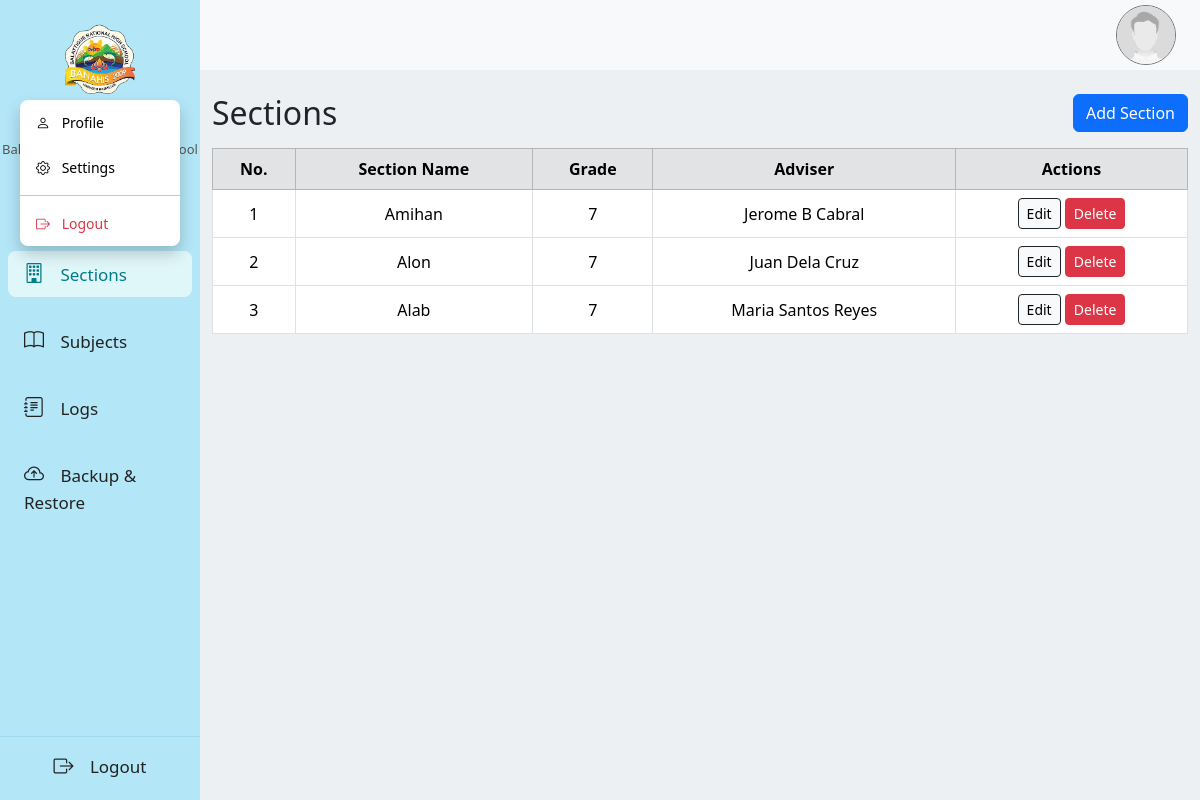
/administration/section.php, run on the app's committed database.
### tables this page shows
CREATE TABLE `section` (
  `SectionID` int(11) NOT NULL,
  `GradeLevel` tinyint(4) NOT NULL,
  `SectionName` varchar(20) NOT NULL,
  `AdviserID` int(11) DEFAULT NULL
);

### administration/section.php (the view, shortened to what this page needs)
<?php
require __DIR__ . '/../config.php';
?>
<!DOCTYPE html>
<html lang="en">
<head>
  <link href="https://cdn.jsdelivr.net/npm/bootstrap@5.3.0/dist/css/bootstrap.min.css" rel="stylesheet">
</head>
<body>
  <?php include __DIR__ . '/../navs/headNav.php'; ?>
  <div class="container mt-4">
    <div class="d-flex justify-content-between align-items-center mb-3">
      <h2 class="mb-0">Sections</h2>
      <button class="btn btn-primary" data-bs-toggle="modal" data-bs-target="#addSectionModal">
        Add Section
      </button>
    </div>
    <table class="table table-bordered table-hover align-middle text-center">
      <thead class="table-secondary">
        <tr>
          <th>No.</th>
          <th>Section Name</th>
          <th>Grade</th>
          <th>Adviser</th>
          <th>Actions</th>
        </tr>
      </thead>
      <tbody>
        <?php
        $rs = $conn->query("SELECT s.SectionID, s.GradeLevel, s.SectionName, s.AdviserID, CONCAT(t.fName,' ',t.mName,' ',t.lName) AS AdviserName
                            FROM section s LEFT JOIN teacher t ON s.AdviserID = t.TeacherID");
        $rowNum = 1;
        while ($r = $rs->fetch_assoc()):
        ?>
        <tr>
          <td><?= $rowNum++ ?></td>
          <td><?= htmlspecialchars($r['SectionName']) ?></td>
          <td><?= $r['GradeLevel'] ?></td>
          <td><?= htmlspecialchars($r['AdviserName'] ?? 'N/A') ?></td>
          <td>
            <button class="btn btn-sm btn-light border-dark"
              data-bs-toggle="modal"
              data-bs-target="#editSectionModal"
              data-id="<?= $r['SectionID'] ?>"
              data-grade="<?= $r['GradeLevel'] ?>"
              data-name="<?= htmlspecialchars($r['SectionName']) ?>"
              data-adv="<?= $r['AdviserID'] ?>">
              Edit
            </button>
            <form method="post" class="d-inline">
              <button class="btn btn-sm btn-danger" name="delete_section"
                onclick="return confirm('Delete this section?')">Delete</button>
            </form>
          </td>
        </tr>
        <?php endwhile; ?>
      </tbody>
    </table>
  </div>
</body>
</html>

### navs/headNav.php (style rules this page uses)
body { background:rgb(236, 240, 243); margin-left: 200px !important; }

### data on the page
section: SectionName "Amihan", GradeLevel "7", AdviserName "Jerome B Cabral"
section: SectionName "Alon", GradeLevel "7", AdviserName "Juan Dela Cruz"
section: SectionName "Alab", GradeLevel "7", AdviserName "Maria Santos Reyes"
